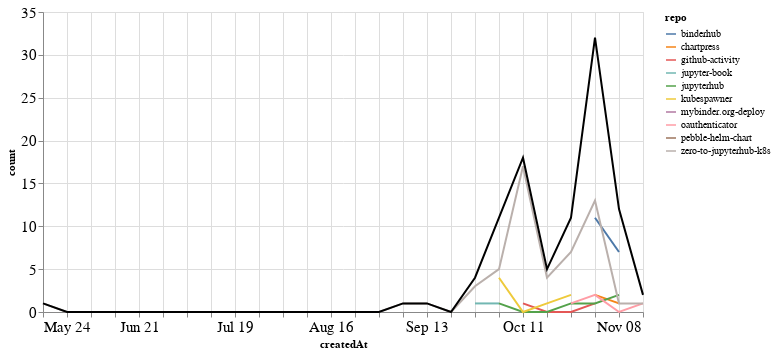

Notebook code cell kept with this figure:
### Markdown cell above
## PRs

### Code cell
prs_time = prs.groupby('repo').resample('W', on='createdAt').count()['author'].reset_index()
prs_time = prs_time.rename(columns={'author': 'count'})
prs_time_total = prs_time.groupby('createdAt').agg({"count": "sum"}).reset_index()

ch1 = alt.Chart(prs_time, width=600).mark_line().encode(
    x='createdAt',
    y='count',
    color='repo',
    tooltip="repo"
)

ch2 = alt.Chart(prs_time_total, width=600).mark_line(color="black").encode(
    x='createdAt',
    y='count',
)

ch1 + ch2

### Figure 1 — Vega-Lite specification as saved in the notebook (floating-point values rounded to 4 significant figures)
{"config": {"axisLeft": {"labelFontSize": 15}, "axisBottom": {"labelFontSize": 15}}, "layer": [{"data": {"name": "data-3ffb9de2f59366e53a2c32a293cc4ec4"}, "mark": "line", "encoding": {"color": {"type": "nominal", "field": "repo"}, "tooltip": {"type": "nominal", "field": "repo"}, "x": {"type": "temporal", "field": "createdAt"}, "y": {"type": "quantitative", "field": "count"}}, "width": 600}, {"data": {"name": "data-1c2803ab5dcbced0bd7a39c140916080"}, "mark": {"type": "line", "color": "black"}, "encoding": {"x": {"type": "temporal", "field": "createdAt"}, "y": {"type": "quantitative", "field": "count"}}, "width": 600}], "$schema": "https://vega.github.io/schema/vega-lite/v4.8.1.json", "datasets": {"data-3ffb9de2f59366e53a2c32a293cc4ec4": [{"repo": "binderhub", "createdAt": "2020-11-01T00:00:00", "count": 11}, {"repo": "binderhub", "createdAt": "2020-11-08T00:00:00", "count": 7}, {"repo": "chartpress", "createdAt": "2020-11-01T00:00:00", "count": 2}, {"repo": "chartpress", "createdAt": "2020-11-08T00:00:00", "count": 1}, {"repo": "github-activity", "createdAt": "2020-10-11T00:00:00", "count": 1}, {"repo": "github-activity", "createdAt": "2020-10-18T00:00:00", "count": 0}, {"repo": "github-activity", "createdAt": "2020-10-25T00:00:00", "count": 0}, {"repo": "github-activity", "createdAt": "2020-11-01T00:00:00", "count": 1}, {"repo": "jupyter-book", "createdAt": "2020-09-27T00:00:00", "count": 1}, {"repo": "jupyter-book", "createdAt": "2020-10-04T00:00:00", "count": 1}, {"repo": "jupyterhub", "createdAt": "2020-10-04T00:00:00", "count": 1}, {"repo": "jupyterhub", "createdAt": "2020-10-11T00:00:00", "count": 0}, {"repo": "jupyterhub", "createdAt": "2020-10-18T00:00:00", "count": 0}, {"repo": "jupyterhub", "createdAt": "2020-10-25T00:00:00", "count": 1}, {"repo": "jupyterhub", "createdAt": "2020-11-01T00:00:00", "count": 1}, {"repo": "jupyterhub", "createdAt": "2020-11-08T00:00:00", "count": 2}, {"repo": "kubespawner", "createdAt": "2020-10-04T00:00:00", "count": 4}, {"repo": "kubespawner", "createdAt": "2020-10-11T00:00:00", "count": 0}, {"repo": "kubespawner", "createdAt": "2020-10-18T00:00:00", "count": 1}, {"repo": "kubespawner", "createdAt": "2020-10-25T00:00:00", "count": 2}, {"repo": "mybinder.org-deploy", "createdAt": "2020-11-01T00:00:00", "count": 2}, {"repo": "oauthenticator", "createdAt": "2020-10-25T00:00:00", "count": 1}, {"repo": "oauthenticator", "createdAt": "2020-11-01T00:00:00", "count": 2}, {"repo": "oauthenticator", "createdAt": "2020-11-08T00:00:00", "count": 0}, {"repo": "oauthenticator", "createdAt": "2020-11-15T00:00:00", "count": 1}, {"repo": "pebble-helm-chart", "createdAt": "2020-11-08T00:00:00", "count": 1}, {"repo": "zero-to-jupyterhub-k8s", "createdAt": "2020-05-24T00:00:00", "count": 1}, {"repo": "zero-to-jupyterhub-k8s", "createdAt": "2020-05-31T00:00:00", "count": 0}, {"repo": "zero-to-jupyterhub-k8s", "createdAt": "2020-06-07T00:00:00", "count": 0}, {"repo": "zero-to-jupyterhub-k8s", "createdAt": "2020-06-14T00:00:00", "count": 0}, {"repo": "zero-to-jupyterhub-k8s", "createdAt": "2020-06-21T00:00:00", "count": 0}, {"repo": "zero-to-jupyterhub-k8s", "createdAt": "2020-06-28T00:00:00", "count": 0}, {"repo": "zero-to-jupyterhub-k8s", "createdAt": "2020-07-05T00:00:00", "count": 0}, {"repo": "zero-to-jupyterhub-k8s", "createdAt": "2020-07-12T00:00:00", "count": 0}, {"repo": "zero-to-jupyterhub-k8s", "createdAt": "2020-07-19T00:00:00", "count": 0}, {"repo": "zero-to-jupyterhub-k8s", "createdAt": "2020-07-26T00:00:00", "count": 0}, {"repo": "zero-to-jupyterhub-k8s", "createdAt": "2020-08-02T00:00:00", "count": 0}, {"repo": "zero-to-jupyterhub-k8s", "createdAt": "2020-08-09T00:00:00", "count": 0}, {"repo": "zero-to-jupyterhub-k8s", "createdAt": "2020-08-16T00:00:00", "count": 0}, {"repo": "zero-to-jupyterhub-k8s", "createdAt": "2020-08-23T00:00:00", "count": 0}, {"repo": "zero-to-jupyterhub-k8s", "createdAt": "2020-08-30T00:00:00", "count": 0}, {"repo": "zero-to-jupyterhub-k8s", "createdAt": "2020-09-06T00:00:00", "count": 1}, {"repo": "zero-to-jupyterhub-k8s", "createdAt": "2020-09-13T00:00:00", "count": 1}, {"repo": "zero-to-jupyterhub-k8s", "createdAt": "2020-09-20T00:00:00", "count": 0}, {"repo": "zero-to-jupyterhub-k8s", "createdAt": "2020-09-27T00:00:00", "count": 3}, {"repo": "zero-to-jupyterhub-k8s", "createdAt": "2020-10-04T00:00:00", "count": 5}, {"repo": "zero-to-jupyterhub-k8s", "createdAt": "2020-10-11T00:00:00", "count": 17}, {"repo": "zero-to-jupyterhub-k8s", "createdAt": "2020-10-18T00:00:00", "count": 4}, {"repo": "zero-to-jupyterhub-k8s", "createdAt": "2020-10-25T00:00:00", "count": 7}, {"repo": "zero-to-jupyterhub-k8s", "createdAt": "2020-11-01T00:00:00", "count": 13}, {"repo": "zero-to-jupyterhub-k8s", "createdAt": "2020-11-08T00:00:00", "count": 1}, {"repo": "zero-to-jupyterhub-k8s", "createdAt": "2020-11-15T00:00:00", "count": 1}], "data-1c2803ab5dcbced0bd7a39c140916080": [{"createdAt": "2020-05-24T00:00:00", "count": 1}, {"createdAt": "2020-05-31T00:00:00", "count": 0}, {"createdAt": "2020-06-07T00:00:00", "count": 0}, {"createdAt": "2020-06-14T00:00:00", "count": 0}, {"createdAt": "2020-06-21T00:00:00", "count": 0}, {"createdAt": "2020-06-28T00:00:00", "count": 0}, {"createdAt": "2020-07-05T00:00:00", "count": 0}, {"createdAt": "2020-07-12T00:00:00", "count": 0}, {"createdAt": "2020-07-19T00:00:00", "count": 0}, {"createdAt": "2020-07-26T00:00:00", "count": 0}, {"createdAt": "2020-08-02T00:00:00", "count": 0}, {"createdAt": "2020-08-09T00:00:00", "count": 0}, {"createdAt": "2020-08-16T00:00:00", "count": 0}, {"createdAt": "2020-08-23T00:00:00", "count": 0}, {"createdAt": "2020-08-30T00:00:00", "count": 0}, {"createdAt": "2020-09-06T00:00:00", "count": 1}, {"createdAt": "2020-09-13T00:00:00", "count": 1}, {"createdAt": "2020-09-20T00:00:00", "count": 0}, {"createdAt": "2020-09-27T00:00:00", "count": 4}, {"createdAt": "2020-10-04T00:00:00", "count": 11}, {"createdAt": "2020-10-11T00:00:00", "count": 18}, {"createdAt": "2020-10-18T00:00:00", "count": 5}, {"createdAt": "2020-10-25T00:00:00", "count": 11}, {"createdAt": "2020-11-01T00:00:00", "count": 32}, {"createdAt": "2020-11-08T00:00:00", "count": 12}, {"createdAt": "2020-11-15T00:00:00", "count": 2}]}}
